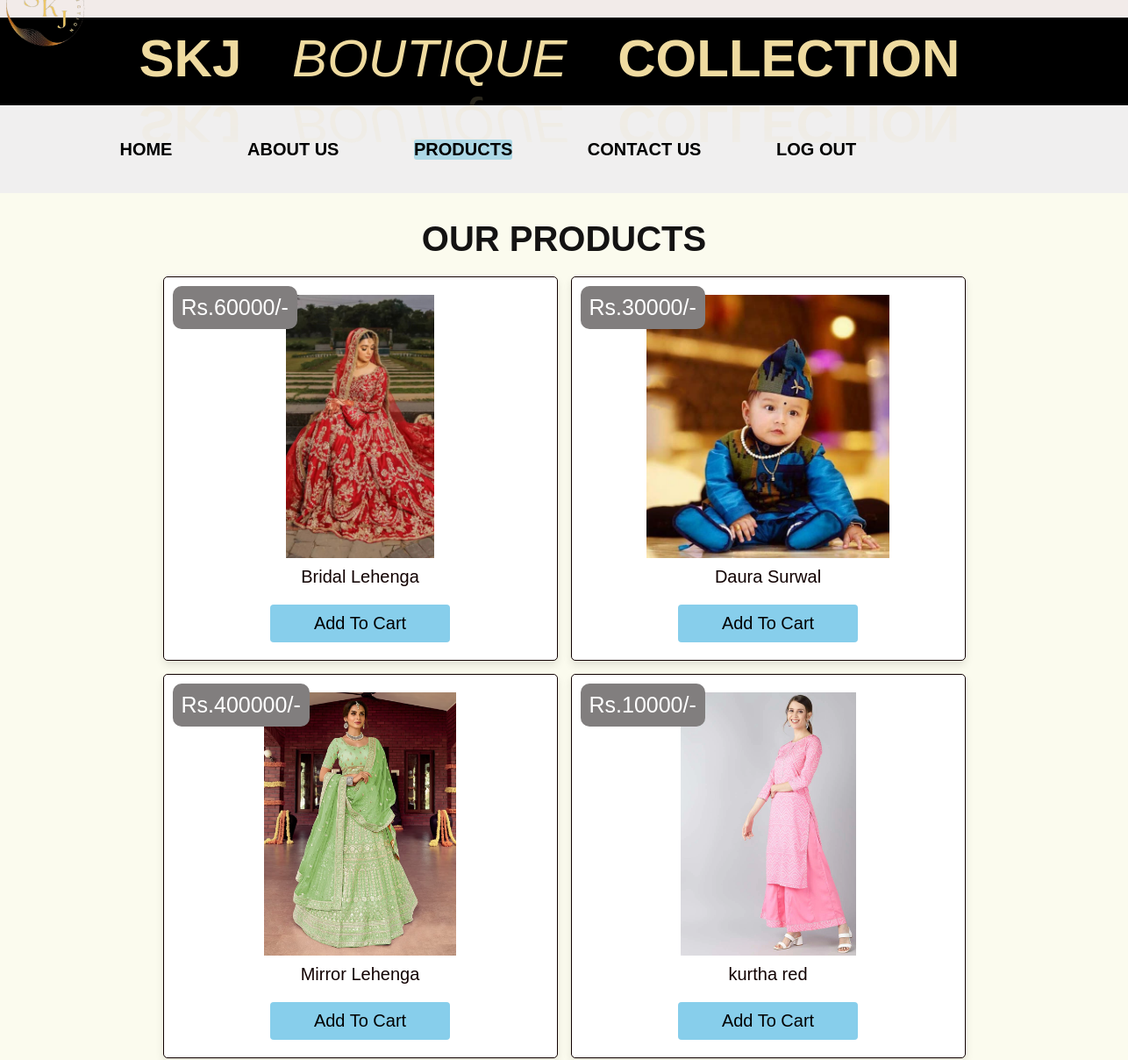
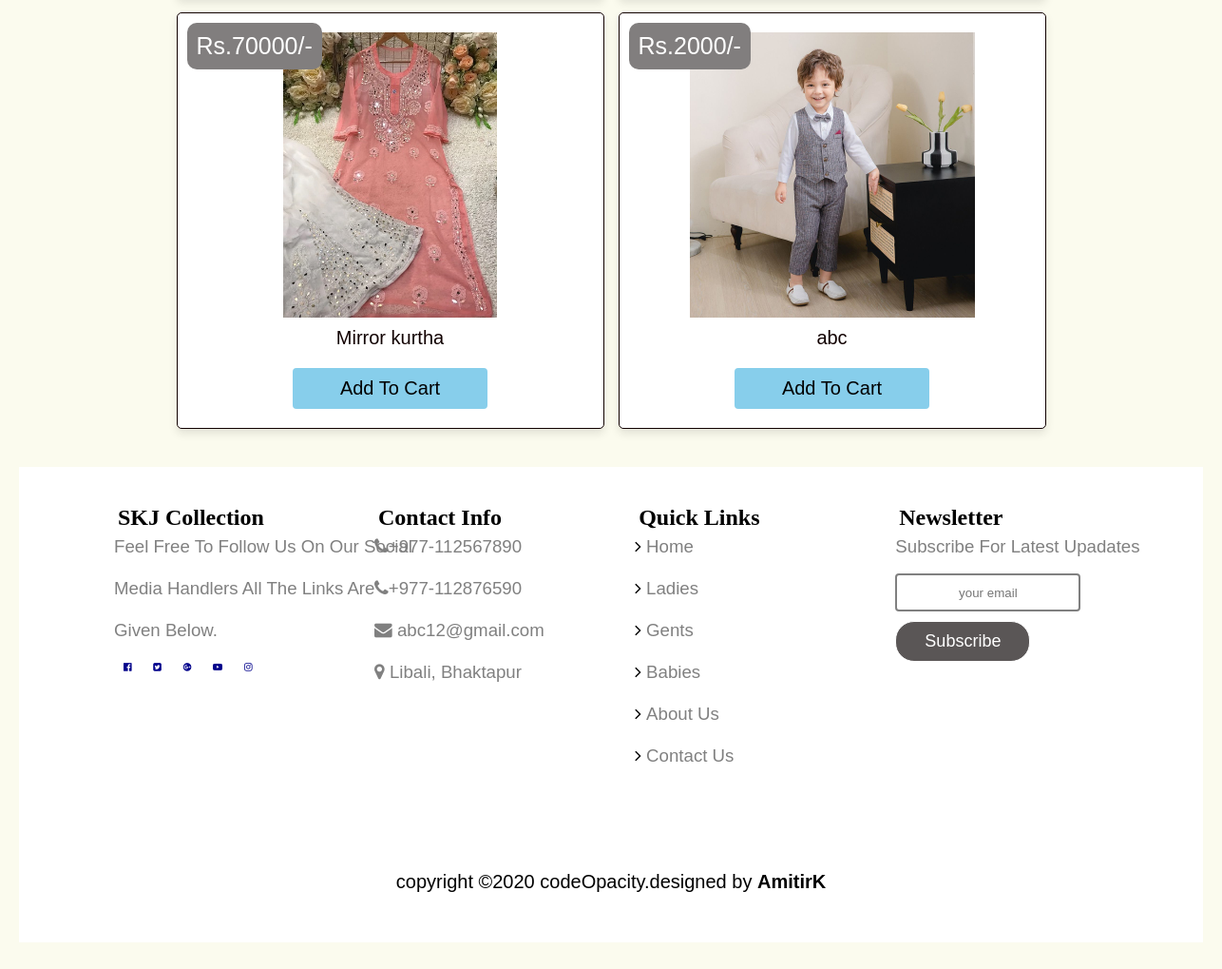
Screenshot of /user_lehenga.php with the database file from the repository (2 pictures, top to bottom).
### tables this page shows
CREATE TABLE `lehenga` (
  `ID` int(100) UNSIGNED NOT NULL,
  `LEHENGA_NAME` varchar(200) NOT NULL,
  `PRICE` varchar(200) NOT NULL,
  `Image` varchar(200) NOT NULL
);

### user_lehenga.php (the view, shortened to what this page needs)
<?php
include "config.php";
?>
<html>
<head>
	<link rel="stylesheet" href="style.css">
	<link rel="stylesheet" href="https://cdnjs.cloudflare.com/ajax/libs/font-awesome/4.7.0/css/font-awesome.min.css">
</head>
<body>
 <div id="box">
 <div id="header"><img src="logo_boutique2.png" id="logoimage">
		<div class="wavy">
	 	<span style="--i:1" ><B>SKJ</B></span>
	 	<span style="--i:2"><I>Boutique</I></span>
	 	<span style="--i:3"><b>Collection</b></span>
	 	</div>
	</div>
	<div class="navbar">
		<ul><B>
		<li><a href="my.php" >Home</a></li>
             <li ><a href="About us.php">About Us</a></li>
             <li class="active"><a href="user_lehenga.php">Products</a></li>
			 <li><a href="contact us.php">Contact Us</a></li>
             <li><a href="index.php">Log Out</a></li>
         </B>
         </ul>
      </div>
      <section class="products">
<h1 class="title">Our products</h1>
<div class="box-container">
   <?php
      $select_products = mysqli_query($conn, "SELECT * FROM `lehenga`") or die('query failed');
      if(mysqli_num_rows($select_products) > 0){
         while($fetch_products = mysqli_fetch_assoc($select_products)){
   ?>
  <form action="add_to_cart.php" method="post" class="box">
   <img class="image" src="<?php echo $fetch_products['Image']; ?>" alt="">
   <div class="name"><?php echo $fetch_products['LEHENGA_NAME']; ?></div>
   <div class="price">Rs.<?php echo $fetch_products['PRICE']; ?>/-</div>
   <input type="submit" value="add to cart" name="add_to_cart" class="btn">
  </form>
   <?php
      }
   }else{
      echo '<p class="empty">No products added yet!</p>';
   }
   ?>
</div>
<div class="last">
		<div class="picture2 p14">
			<p class="last1">SKJ Collection
			</p>
			<br><br><br>
			<p class="last2">Feel Free To Follow Us On Our Social <br><br> Media Handlers All The Links Are
				<br><br> Given Below.
			</p><br><br>
			<ul class="media">
				<li><a href="#"><i class="fa fa-facebook-official"></i></a></li>
				<li><a href="#"><i class="fa fa-twitter-square"></i></a></li>
				<li><a href="#"><i class="fa fa-google-plus-official"></i></a></li>
				<li><a href="#"><i class="fa fa-youtube-play"></i></a></li>
				<li><a href="#"><i class="fa fa-instagram"></i></a></li>
			</ul>
		</div>
		<div class="picture2 p15">
			<p class="last1">Contact Info</p>
			<br><br><br />
			<p class="last2"><i class="fa fa-phone"></i>+977-112567890<br><br>
				<i class="fa fa-phone"></i>+977-112876590<br><br>
				<i class="fa fa-envelope"></i> abc12@gmail.com<br><br>
				<i class="fa fa-map-marker"></i> Libali, Bhaktapur
			</p>
		</div>
		<div class="picture2 p16">
			<p class="last1">Quick Links</p>
			<br><br><br/>
			<p class="last3"><i class="fa fa-angle-right"></i> <a href="#">Home</a><br><br>
				<i class="fa fa-angle-right"></i> <a href="#">Ladies</a><br><br>
				<i class="fa fa-angle-right"></i> <a href="#">Gents</a><br><br>
				<i class="fa fa-angle-right"></i> <a href="#">Babies</a><br><br>
				<i class="fa fa-angle-right"></i> <a href="#">About Us</a><br><br>
				<i class="fa fa-angle-right"></i> <a href="#">Contact Us</a><br><br>
			</p>
		</div>
		<div class="picture2 p17">
			<p class="last1">Newsletter</p>
			<br><br><br/>
			<p class="last2">Subscribe For Latest Upadates</p><br>
			<input type="text" placeholder="your email"><br>
			<button class="btn">Subscribe</button>
		</div>
		<p class="foot">copyright &copy;2020 codeOpacity.designed by <span><b>AmitirK</span></p>
	</div>
</section>
</body>
</html>

### rows the page displays
lehenga: Image (picture), LEHENGA_NAME "Bridal Lehenga", PRICE "60000"
lehenga: Image (picture), LEHENGA_NAME "Daura Surwal", PRICE "30000"
lehenga: Image (picture), LEHENGA_NAME "Mirror Lehenga", PRICE "400000"
lehenga: Image (picture), LEHENGA_NAME "kurtha red", PRICE "10000"
lehenga: Image (picture), LEHENGA_NAME "Mirror kurtha", PRICE "70000"
lehenga: Image (picture), LEHENGA_NAME "abc", PRICE "2000"
